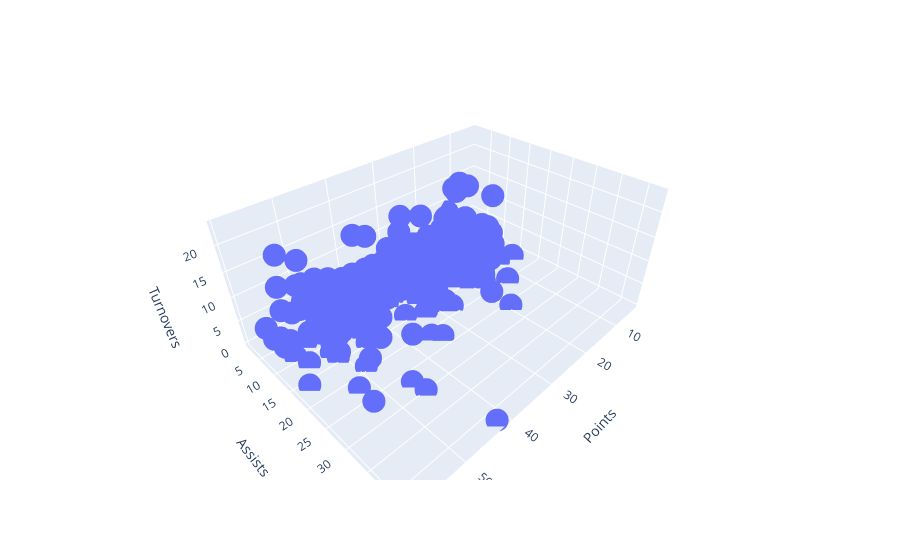

This figure's notebook cell:
### Code cell
fig = px.scatter_3d(off_df[off_df['OUTLIER'] == False], x='PLAYER_PTS', y='MATCHUP_AST', z='MATCHUP_TOV', 
                    labels={
                     'PLAYER_PTS': 'Points',
                     'MATCHUP_AST': 'Assists',
                     'MATCHUP_TOV': 'Turnovers'
                    })
fig.show()

### Figure 1 — Plotly figure (JSON) as saved in the notebook; plotly's stock layout.template omitted (floating-point values rounded to 4 significant figures; data arrays with more than 128 entries replaced by an {"elided": "..."} marker saying what was removed)
{"data": [{"hovertemplate": "Points=%{x}<br>Assists=%{y}<br>Turnovers=%{z}<extra></extra>", "legendgroup": "", "marker": {"color": "#636efa", "symbol": "circle"}, "mode": "markers", "name": "", "scene": "scene", "showlegend": false, "type": "scatter3d", "x": {"elided": "298 float values"}, "y": {"elided": "298 float values"}, "z": {"elided": "298 float values"}}], "layout": {"legend": {"tracegroupgap": 0}, "margin": {"t": 60}, "scene": {"domain": {"x": [0, 1], "y": [0, 1]}, "xaxis": {"title": {"text": "Points"}}, "yaxis": {"title": {"text": "Assists"}}, "zaxis": {"title": {"text": "Turnovers"}}}}}
